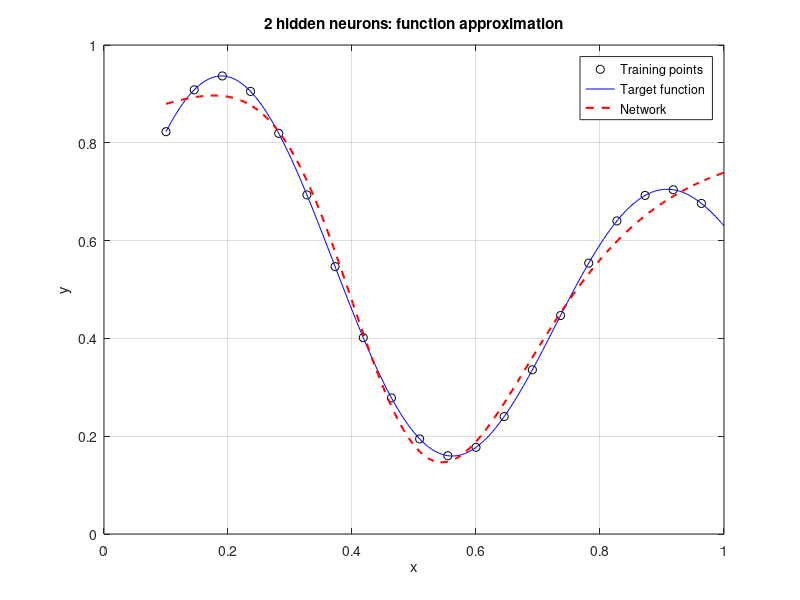
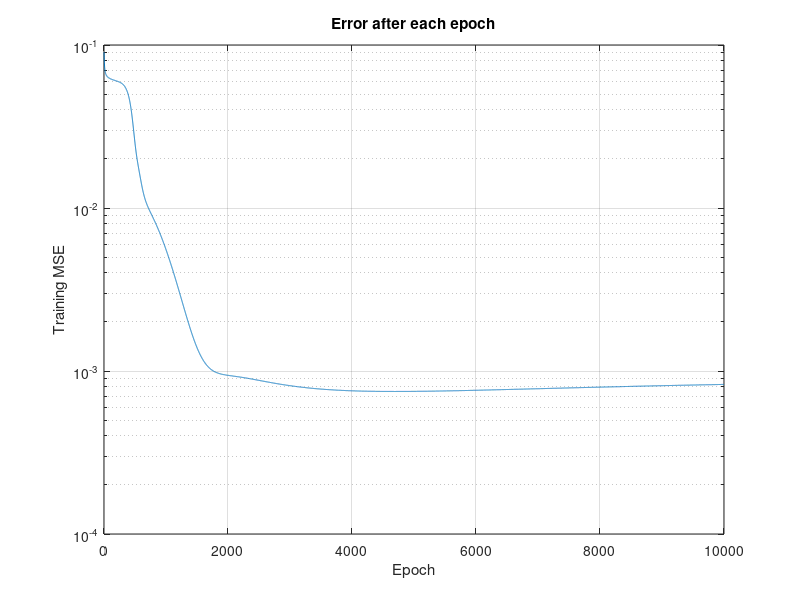

Here is the MATLAB script that generated these plots, in order: (Note: this script raises an error after producing the figures.)
% Lab2: один вход, 2 скрытых нейрона tanh, один линейный выход.
% Отдельные переменные сохранены, как в исходном testing.m.
clear; clc; close all;
rng(1); % Повторяемые начальные веса.
x = 0.1:1/22:1;
target = (1 + 0.6*sin(2*pi*x/0.7) + 0.3*sin(2*pi*x)) / 2;
epoch = 10000;
eta = 0.1;

% Первый слой: у каждого нейрона свой входной вес и смещение.
w11_1 = rand(1);
b1_1 = 0;
w21_1 = rand(1);
b2_1 = 0;
% Второй слой: по одному весу от каждого скрытого нейрона.
w11_2 = rand(1);
w21_2 = rand(1);
b1_2 = 0;
Yinitial = zeros(size(x));
for i = 1:length(x)
    v1_1 = x(i)*w11_1 + b1_1;
    y1_1 = tanh(v1_1);
    v2_1 = x(i)*w21_1 + b2_1;
    y2_1 = tanh(v2_1);
    v1_2 = y1_1*w11_2 + y2_1*w21_2 + b1_2;
    y1_2 = v1_2; % Линейная активация выходного нейрона.
    Yinitial(i) = y1_2;
end
initialMSE = mean((target - Yinitial).^2);
loss = zeros(1, epoch);

for j = 1:epoch
    for i = 1:length(x)
        % 1. Прямой проход: взвешенные суммы, tanh, ответ сети.
        v1_1 = x(i)*w11_1 + b1_1;
        y1_1 = tanh(v1_1);
        v2_1 = x(i)*w21_1 + b2_1;
        y2_1 = tanh(v2_1);
        v1_2 = y1_1*w11_2 + y2_1*w21_2 + b1_2;
        y1_2 = v1_2; % Линейная активация выходного нейрона.
        % 2. Правильный ответ НЕ заменяем прогнозом сети.
        e = target(i) - y1_2;

        % 3. Все delta считаем ДО изменения любых весов.
        % Для E = 0.5*e^2 delta имеет знак минус градиента по v.
        delta1_2 = e;
        delta1_1 = (1 - y1_1^2)*delta1_2*w11_2;
        delta2_1 = (1 - y2_1^2)*delta1_2*w21_2;

        % 4. Выходной слой: старое значение ПЛЮС поправка.
        w11_2 = w11_2 + eta*delta1_2*y1_1;
        w21_2 = w21_2 + eta*delta1_2*y2_1;
        b1_2 = b1_2 + eta*delta1_2;

        % 5. Скрытый слой: обновляем его собственные веса и bias.
        w11_1 = w11_1 + eta*delta1_1*x(i);
        b1_1 = b1_1 + eta*delta1_1;
        w21_1 = w21_1 + eta*delta2_1*x(i);
        b2_1 = b2_1 + eta*delta2_1;
    end

    % MSE после эпохи: все точки проверяются с одними текущими весами.
    Ytrain = zeros(size(x));
    for i = 1:length(x)
        v1_1 = x(i)*w11_1 + b1_1;
        y1_1 = tanh(v1_1);
        v2_1 = x(i)*w21_1 + b2_1;
        y2_1 = tanh(v2_1);
        v1_2 = y1_1*w11_2 + y2_1*w21_2 + b1_2;
        y1_2 = v1_2; % Линейная активация выходного нейрона.
        Ytrain(i) = y1_2;
    end
    loss(j) = mean((target - Ytrain).^2);
end

% Более плотная сетка показывает поведение между учебными точками.
% Здесь нет обучения. Это проверка аппроксимации, не независимый test set.
x_naujas = linspace(0.1, 1, 201);
target_naujas = (1 + 0.6*sin(2*pi*x_naujas/0.7) ...
    + 0.3*sin(2*pi*x_naujas)) / 2;
Y = zeros(size(x_naujas));
for i = 1:length(x_naujas)
    v1_1 = x_naujas(i)*w11_1 + b1_1;
    y1_1 = tanh(v1_1);
    v2_1 = x_naujas(i)*w21_1 + b2_1;
    y2_1 = tanh(v2_1);
    v1_2 = y1_1*w11_2 + y2_1*w21_2 + b1_2;
    y1_2 = v1_2; % Линейная активация выходного нейрона.
    Y(i) = y1_2;
end
fprintf('Hidden neurons: 2\n');
fprintf('Initial training MSE: %.8f\n', initialMSE);
fprintf('Final training MSE: %.8f\n', loss(end));
fprintf('Dense-grid MSE: %.8f\n', mean((target_naujas - Y).^2));

figure;
plot(x, target, 'ko', x_naujas, target_naujas, 'b-', ...
    x_naujas, Y, 'r--', 'LineWidth', 1.5);
legend('Training points', 'Target function', 'Network', 'Location', 'best');
xlabel('x'); ylabel('y'); grid on;
title('2 hidden neurons: function approximation');
figure;
semilogy(1:epoch, loss);
xlabel('Epoch'); ylabel('Training MSE'); grid on;
title('Error after each epoch');

% Проверка на новых входах с тем же шагом; веса не меняются.
addpath(fileparts(mfilename('fullpath')));
[x_test, target_test, Y_test, mse_test] = test_network( ...
    [w11_1; w21_1], [b1_1; b2_1], ...
    [w11_2, w21_2], b1_2, 0.05, 1/22, 1);
